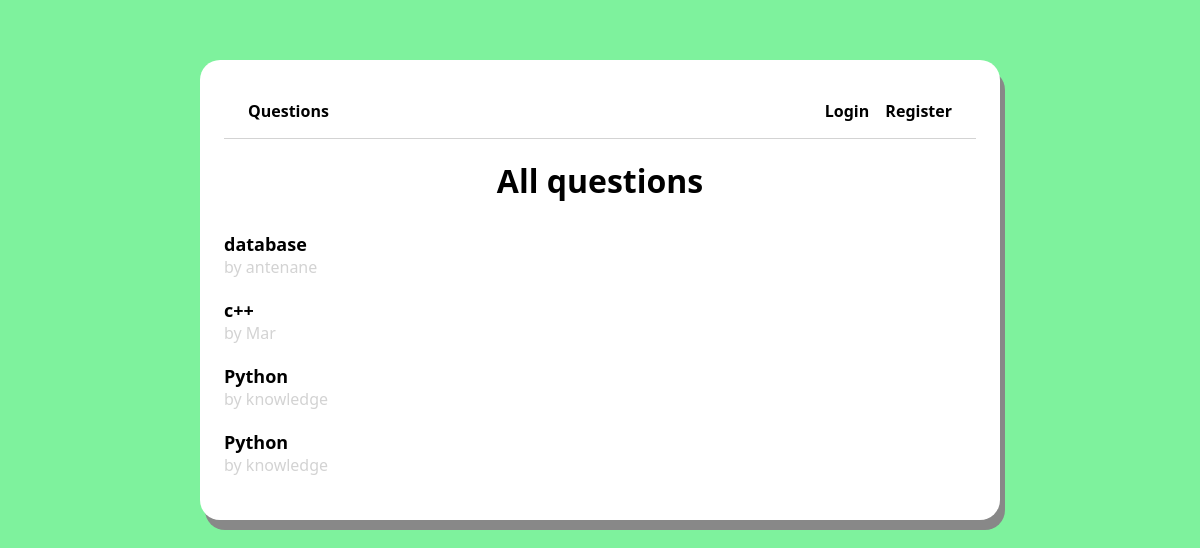
Before: /homepage/ with the older database file.
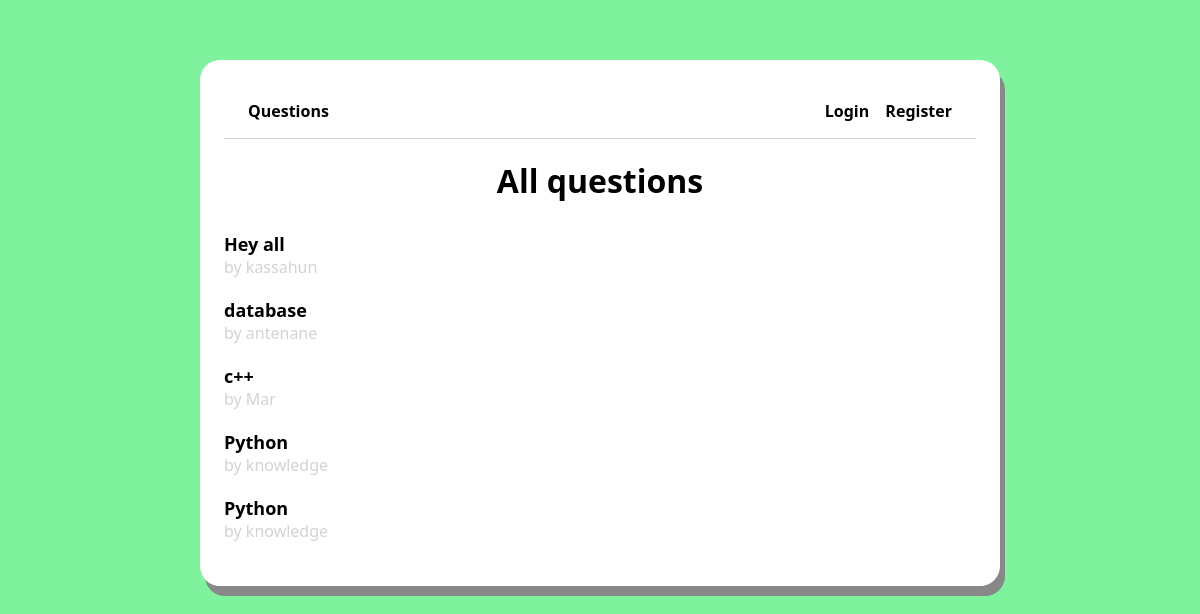
After: the same page with the newer database file.
### knowledge_portal/models.py (models this page shows, shortened)
class Question(models.Model):
    author = models.ForeignKey(User, null=False, on_delete=models.CASCADE)
    title = models.CharField(max_length=200, null=False)
    body = models.TextField(null=False)
    created_at = models.DateTimeField(auto_now_add=True)
    updated_at = models.DateTimeField(auto_now=True)

### knowledge_portal/views.py (the view)
# urls.py: path('homepage/', views.homePage, name='homepage'),
def homePage(request):
    questions = Question.objects.all().order_by('-created_at')
    context = {
        'questions': questions
    }
    return render(request, 'knowledge_portal/homepage.html', context)

### knowledge_portal/templates/Knowledge_portal/homepage.html
{% extends 'knowledge_portal/page.html' %}
{% block content %}
<div class="page">
<h1 class="title">All questions</h1>
{% for question in questions %}
<div class="question-list-item">
  <a href="{% url 'question' question.id %}">
    <p class="question-list-item-title">
      {{question.title}}
    </p>
    <p class="question-list-item-author">
      by {{question.author.username}}
    </p>
  </a>
</div>
{% endfor %}
</div>
{% endblock %}

### knowledge_portal/templates/Knowledge_portal/page.html (shortened to what this page needs)
{% load static %}
<!DOCTYPE html>
<html lang="en" dir="ltr">
  <head>
    <link rel="stylesheet" type="text/css" href="{% static 'css/styles.css' %}?{% now "U" %}"/>
  </head>
  <body>
    <div class="main">
    {% include 'knowledge_portal/navbar.html' %}
    {% block content %}
    {% endblock %}
    </div>
  </body>
</html>

### knowledge_portal/templates/Knowledge_portal/navbar.html
<nav class="navbar">
    <div class="main-menu">
      <ul>
        <li><a href="{% url 'homepage' %}">Questions</a></li>
      </ul>
    </div>
    <div class="user-menu">
      <ul>
        {% if user.is_authenticated %}
        <a href="/">DevPortal</a>
        <li><a href="{% url 'new-question' %}">Ask question</a></li>
        <li><a href="{% url 'logout' %}">Logout</a></li>
        {% else %}
        <li><a href="{% url 'login' %}">Login</a></li>
        <li><a href="{% url 'register' %}">Register</a></li>
        {% endif %}
      </ul>
    </div>
  </nav>

Changed rows visible on the page:
added Question: title "Hey all", author.username "kassahun"
